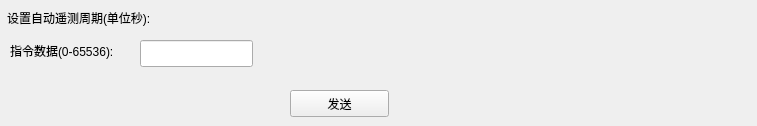
           <widget class="QWidget" name="tab_52">
            <attribute name="title">
             <string>0x0A</string>
            </attribute>
            <widget class="QLabel" name="label_123">
             <property name="geometry">
              <rect>
               <x>7</x>
               <y>7</y>
               <width>741</width>
               <height>21</height>
              </rect>
             </property>
             <property name="text">
              <string>设置自动遥测周期(单位秒):</string>
             </property>
            </widget>
            <widget class="QLabel" name="label_124">
             <property name="geometry">
              <rect>
               <x>10</x>
               <y>40</y>
               <width>141</width>
               <height>21</height>
              </rect>
             </property>
             <property name="text">
              <string>指令数据(0-65536):</string>
             </property>
            </widget>
            <widget class="QLineEdit" name="lineEdit_8">
             <property name="geometry">
              <rect>
               <x>140</x>
               <y>40</y>
               <width>113</width>
               <height>27</height>
              </rect>
             </property>
            </widget>
            <widget class="QPushButton" name="ID0Asend_pushButton_4">
             <property name="geometry">
              <rect>
               <x>290</x>
               <y>90</y>
               <width>99</width>
               <height>27</height>
              </rect>
             </property>
             <property name="text">
              <string>发送</string>
             </property>
            </widget>
           </widget>
